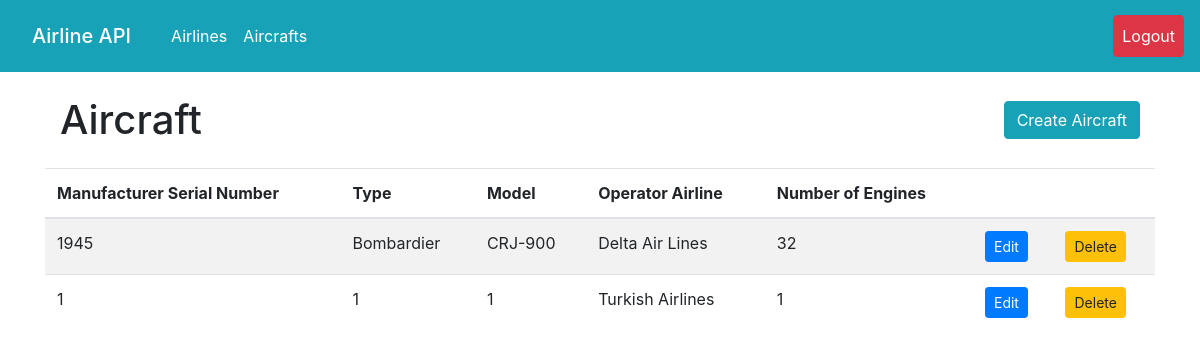
The page /aircraft/ (signed in) on the database as committed earlier.
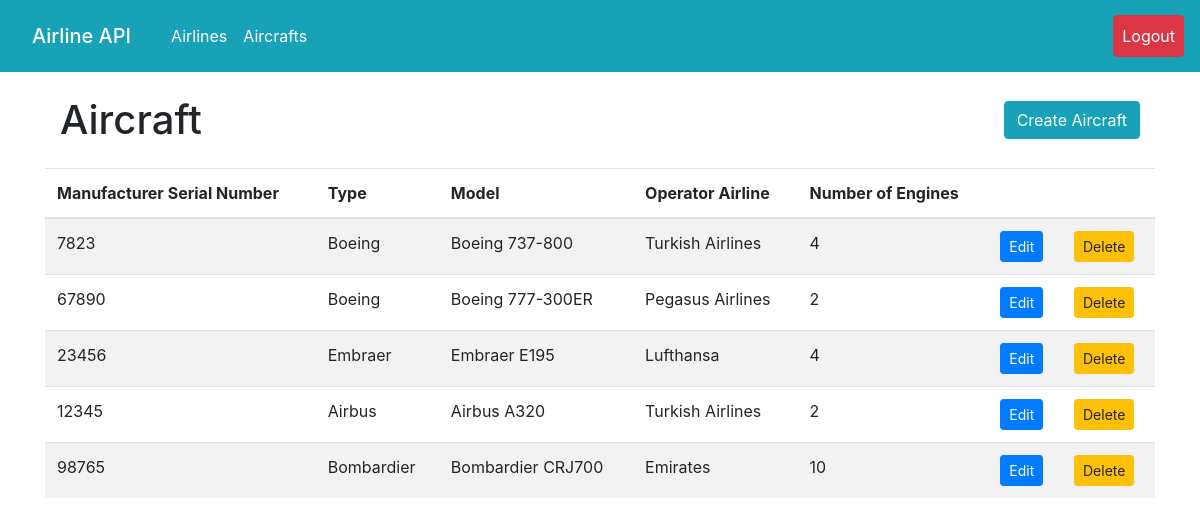
The same page on the database as committed later.
### airlines/models.py (models this page shows, shortened)
class Aircraft(models.Model):
    manufacturer_serial_number = models.CharField(max_length=255)
    type = models.CharField(max_length=255)
    model = models.CharField(max_length=255)
    operator_airline = models.ForeignKey(Airline, related_name='aircraft_set', on_delete=models.CASCADE)
    number_of_engines = models.IntegerField()

class Airline(models.Model):
    name = models.CharField(max_length=255)
    callsign = models.CharField(max_length=255)
    founded_year = models.IntegerField()
    base_airport = models.CharField(max_length=255)

### airlines/views.py (the view)
# urls.py: path('aircraft/', views.aircraft_list, name="aircraft_list"),
@login_required()
def aircraft_list(request):
    if not request.user.is_authenticated:
        return redirect("user_login")
    else:
        aircrafts = Aircraft.objects.all()
        return render(request, 'airlines/aircraft_list.html', {'aircrafts': aircrafts})

### airlines/templates/airlines/aircraft_list.html (shortened to what this page needs)
{% extends 'base.html' %}
{% load static %}
{% block css_files %}
    <link rel="stylesheet" href="{% static "/airlines/css/style.css" %}">
    <link rel="stylesheet" href="https://cdn.jsdelivr.net/npm/bootstrap-icons@1.10.5/font/bootstrap-icons.css">
{% endblock %}
{% block content %}
    <div class="container">
        <div class="row">
            <div class="col-10">
                <h1 class="my-4">Aircraft</h1>
            </div>
            <div class="col-2  d-flex align-items-center justify-content-end">
                <a href="{% url "aircraft_create" %}" class="btn btn-info">Create Aircraft</a>
            </div>
        </div>
    </div>
    <table class="table table-striped">
        <thead>
            <tr>
                <th>Manufacturer Serial Number</th>
                <th>Type</th>
                <th>Model</th>
                <th>Operator Airline</th>
                <th>Number of Engines</th>
                <th></th>
                <th></th>
            </tr>
        </thead>
        <tbody>
            {% for aircraft in aircrafts %}
                <tr onclick="window.location.href='{% url "aircraft_list" %}'">
                    <td>{{ aircraft.manufacturer_serial_number }}</td>
                    <td>{{ aircraft.type }}</td>
                    <td>{{ aircraft.model }}</td>
                    <td>{{ aircraft.operator_airline.name }}</td>
                    <td>{{ aircraft.number_of_engines }}</td>
                    <td>
                        <a href="{% url "aircraft_edit" aircraft.id %}" class = "btn btn-primary btn-sm">Edit</a>
                    </td>
                    <td>
                        <a href="{% url "aircraft_delete" aircraft.id %}" class = "btn btn-warning btn-sm">Delete</a>
                    </td>
                </tr>
            {% endfor %}
        </tbody>
    </table>
{% endblock %}

### templates/base.html (shortened to what this page needs)
<!DOCTYPE html>
<html lang="en">
<head>
    {% block css_files %}{% endblock css_files %}
    <link href="https://stackpath.bootstrapcdn.com/bootstrap/4.5.2/css/bootstrap.min.css" rel="stylesheet">
</head>
<body>
    {% include "partials/nav_bar.html" %}
    <div class="container">
      {% block content %}
      {% endblock %}
    </div>
</body>
</html>

### templates/partials/nav_bar.html (shortened to what this page needs)
<nav class="navbar navbar-expand-lg navbar-dark bg-info">
  <nav class="navbar navbar-light bg-info">
    <span class="navbar-brand mb-0 h1">Airline API </span>
  </nav>
  <div class="collapse navbar-collapse" id="navbarSupportedContent">
    <ul class="navbar-nav mr-auto">
      <li class="nav-item active">
        <a class="nav-link active" aria-current="page" href="{% url 'airline_list' %}">Airlines</a>
      </li>
      <li class="nav-item active">
        <a class="nav-link active" aria-current="page" href="{% url 'aircraft_list' %}">Aircrafts</a>
      </li>
    </ul>
    <ul class="navbar-nav ml-auto">
      <li class="nav-item">
        <a class="nav-link btn btn-danger text-white" href="{% url "user_logout" %}">Logout</a>
      </li>
    </ul>
  </div>
</nav>

### airlines/static/airlines/css/style.css (style rules this page uses)
.table tbody tr { cursor: pointer; }

Rows that differ between the two databases and show on the page:
removed Aircraft: manufacturer_serial_number "1945", type "Bombardier", model "CRJ-900", operator_airline.name "Delta Air Lines", number_of_engines "32"
removed Aircraft: manufacturer_serial_number "1", type "1", model "1", operator_airline.name "Turkish Airlines", number_of_engines "1"
added Aircraft: manufacturer_serial_number "7823", type "Boeing", model "Boeing 737-800", operator_airline.name "Turkish Airlines", number_of_engines "4"
added Aircraft: manufacturer_serial_number "67890", type "Boeing", model "Boeing 777-300ER", operator_airline.name "Pegasus Airlines", number_of_engines "2"
added Aircraft: manufacturer_serial_number "23456", type "Embraer", model "Embraer E195", operator_airline.name "Lufthansa", number_of_engines "4"
added Aircraft: manufacturer_serial_number "12345", type "Airbus", model "Airbus A320", operator_airline.name "Turkish Airlines", number_of_engines "2"
added Aircraft: manufacturer_serial_number "98765", type "Bombardier", model "Bombardier CRJ700", operator_airline.name "Emirates", number_of_engines "10"
